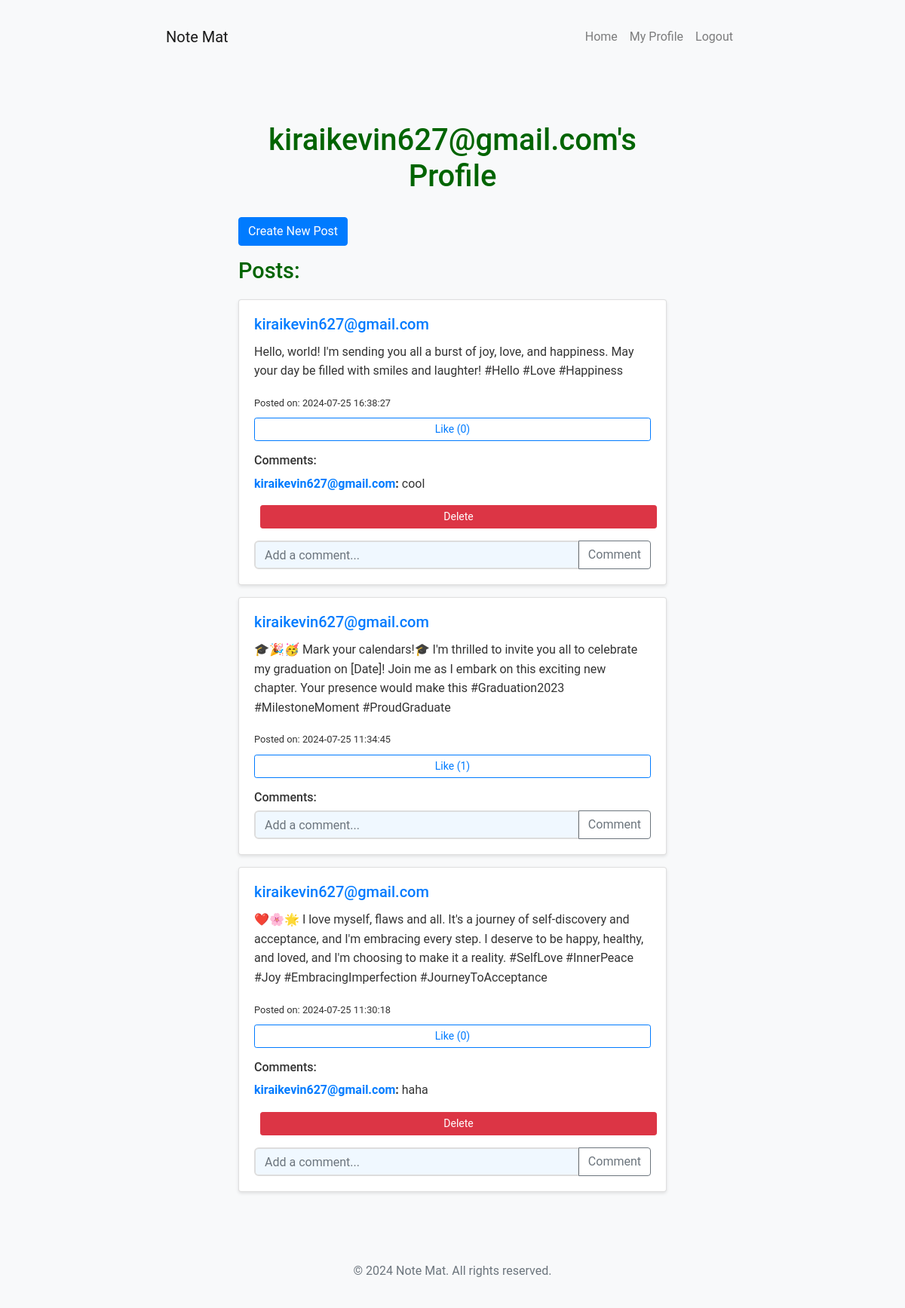
Before: /profile/kiraikevin627@gmail.com (signed in) with the older database file.
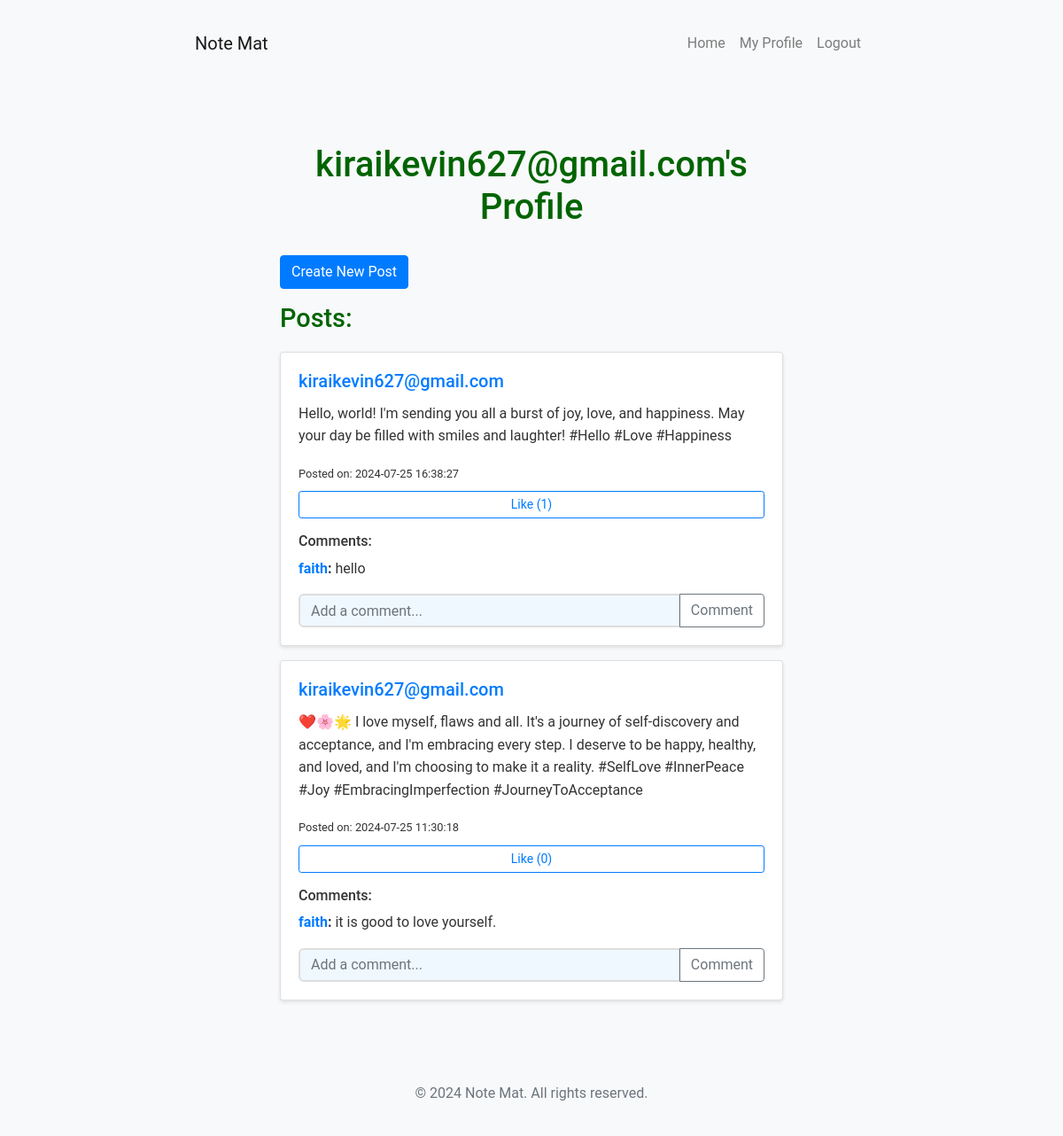
After: the same page with the newer database file.
### models.py (models this page shows)
class Post(db.Model):
    id = db.Column(db.Integer, primary_key=True)
    content = db.Column(db.Text, nullable=False)
    timestamp = db.Column(db.DateTime, index=True, default=datetime.utcnow)
    user_id = db.Column(db.Integer, db.ForeignKey('user.id'))
    comments = db.relationship('Comment', backref='post', lazy='dynamic', cascade='all, delete-orphan')
    likes = db.relationship('Like', backref='post', lazy='dynamic', cascade='all, delete-orphan')

class User(UserMixin, db.Model):
    id = db.Column(db.Integer, primary_key=True)
    username = db.Column(db.String(64), unique=True, nullable=False)
    password = db.Column(db.String(128), nullable=False)
    posts = db.relationship('Post', backref='author', lazy='dynamic')
    comments = db.relationship('Comment', backref='author', lazy='dynamic')
    likes = db.relationship('Like', backref='user', lazy='dynamic')

class Comment(db.Model):
    id = db.Column(db.Integer, primary_key=True)
    content = db.Column(db.Text, nullable=False)
    timestamp = db.Column(db.DateTime, index=True, default=datetime.utcnow)
    user_id = db.Column(db.Integer, db.ForeignKey('user.id'))
    post_id = db.Column(db.Integer, db.ForeignKey('post.id'))

### app.py (the view)
@app.route('/profile/<username>')
@login_required
def profile(username):
    user = User.query.filter_by(username=username).first_or_404()
    posts = Post.query.filter_by(author=user).order_by(Post.timestamp.desc()).all()
    return render_template('profile.html', user=user, posts=posts)

### app.py (called while the page is built)
@login_manager.user_loader
def load_user(user_id):
    return User.query.get(int(user_id))

### templates/profile.html
{% extends "base.html" %}
{% block content %}
<div class="container">
    <h1>{{ user.username }}'s Profile</h1>
    {% if user == current_user %}
        <a href="{{ url_for('new_post') }}" class="btn btn-primary mb-3">Create New Post</a>
    {% endif %}
    <h2>Posts:</h2>
    {% for post in posts %}
    <div class="card mb-3">
        <div class="card-body">
            <h5 class="card-title">
                <a href="{{ url_for('profile', username=post.author.username) }}">{{ post.author.username }}</a>
            </h5>
            <p>{{ post.content }}</p>
            <small>Posted on: {{ post.timestamp.strftime('%Y-%m-%d %H:%M:%S') }}</small>
            <form action="{{ url_for('like_post', post_id=post.id) }}" method="post" class="mt-2">
                <button type="submit" class="btn btn-outline-primary btn-sm">Like ({{ post.likes.count() }})</button>
            </form>
            <h6 class="mt-3">Comments:</h6>
            {% for comment in post.comments %}
            <div class="comment mb-2">
                <p>
                    <strong>
                        <a href="{{ url_for('profile', username=comment.author.username) }}">{{ comment.author.username }}</a>:
                    </strong>
                    {{ comment.content }}
                    {% if current_user.id == comment.author.id %}
                        <form action="{{ url_for('delete_comment', comment_id=comment.id) }}" method="post" class="d-inline">
                            <button type="submit" class="btn btn-danger btn-sm ml-2">Delete</button>
                        </form>
                    {% endif %}
                </p>
            </div>
            {% endfor %}
            <form action="{{ url_for('comment_post', post_id=post.id) }}" method="post" class="mt-2">
                <div class="input-group">
                    <input type="text" name="content" class="form-control" placeholder="Add a comment...">
                    <div class="input-group-append">
                        <button class="btn btn-outline-secondary" type="submit">Comment</button>
                    </div>
                </div>
            </form>
        </div>
    </div>
    {% endfor %}
</div>
{% endblock %}

Changed rows visible on the page:
removed Comment: author.username "kiraikevin627@gmail.com", content "cool", shown under Post (number 1 of 2 on the later page)
removed Post: author.username "kiraikevin627@gmail.com", content "🎓🎉🥳 Mark your calendars!🎓 I'm thrilled to invite you all to celebrate my graduation on [Date]! Join me as I embark on this exciting new chapter. Your presence would make this #Graduation2023 #MilestoneMoment #ProudGraduate", timestamp "2024-07-25 11:34:45", likes.count "1"
removed Comment: author.username "kiraikevin627@gmail.com", content "haha", shown under Post (number 2 of 2 on the later page)
computed for Post (number 1 of 2 on the later page): likes.count "0" → "1"
added Comment: author.username "faith", content "hello", shown under Post (number 1 of 2 on the later page)
added Comment: author.username "faith", content "it is good to love yourself.", shown under Post (number 2 of 2 on the later page)
